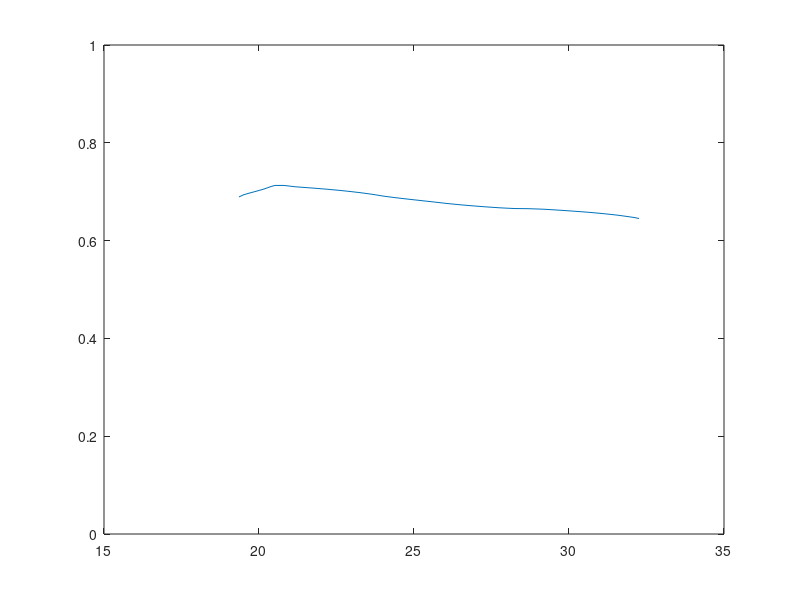

Source code (MATLAB):
file = importdata('reflectivity.txt');
e = file.data(:,1)./1.55;
r = file.data(:,2);

figure(1)
clf
plot(e,r)

ylim([0 1]);